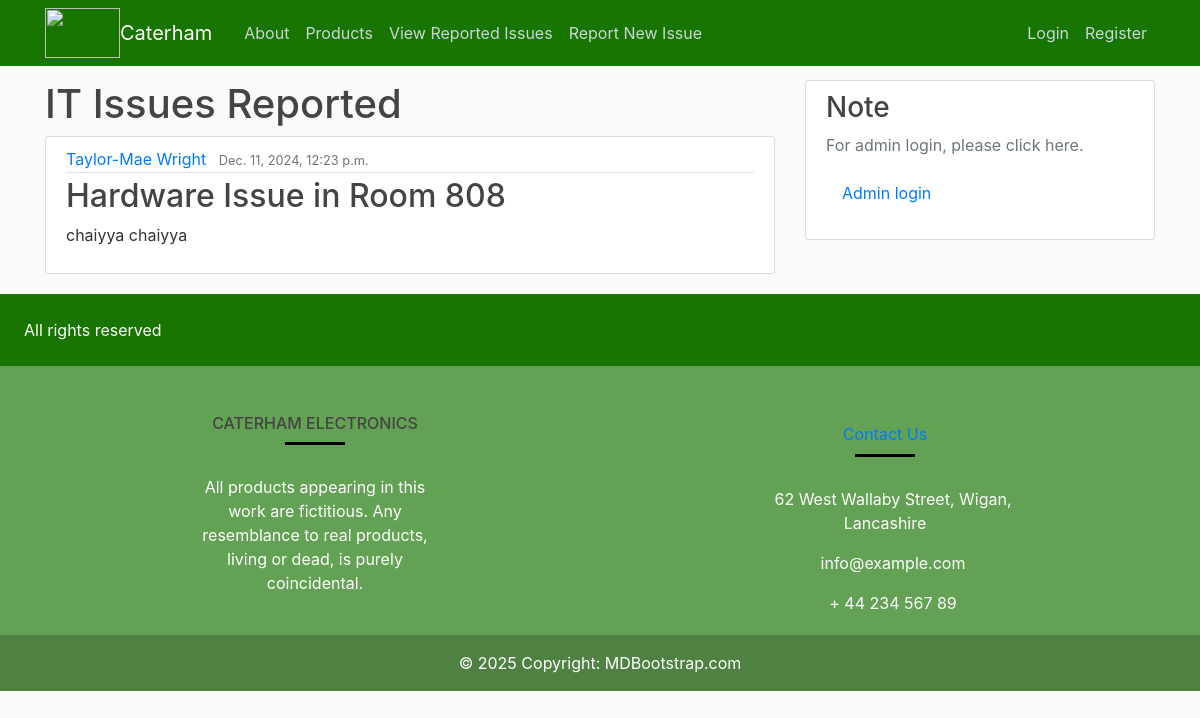
The page /issues/9 on the database its author committed.
### itreporting/models.py (models this page shows, shortened)
class Issue(models.Model):
    type = models.CharField(max_length=100, choices = [('Hardware', 'Hardware'), ('Software', 'Software')])
    room = models.CharField(max_length=100)
    urgent = models.BooleanField(default = False)
    details = models.TextField()
    date_submitted = models.DateTimeField(default=timezone.now)
    description = models.TextField()
    author = models.ForeignKey(User, related_name = 'issues', on_delete=models.CASCADE)

### users/models.py (models this page shows)
class Profile(models.Model):
    user = models.OneToOneField(User, on_delete=models.CASCADE)
    image = models.ImageField(default='default.png', upload_to='profile_pics')
    def __str__(self):
        return f'{self.user.first_name} {self.user.last_name}'

### itreporting/views.py (the view)
# urls.py: path('issues/<int:pk>', PostDetailView.as_view(), name = 'issue-detail'),
class PostDetailView(DetailView):
    model = Issue
    template_name = 'itreporting/issue_detail.html'

### templates/itreporting/issue_detail.html (shortened to what this page needs)
{% extends "itreporting/base.html" %}
{% block content %}
    <h1>IT Issues Reported</h1>
    <article class="media content-section">
        <div class="media-body">
            <div class="article-metadata">
                <a class="mr-2" href="#">{{ object.author.profile }}</a>
                <small class="text-muted">{{ object.date_submitted }}</small>
            </div>
            <h2 class="article-title">{{ object.type    }} Issue in Room {{object.room}}</h2>
            <p class="article-content">{{ object.details }}</p>
        </div>
    </article>
{% endblock %}

### static/css/styles.css (style rules this page uses)
body { background: #fafafa; color: #333333; margin-top: 5rem; }
h1, h2, h3, h4, h5, h6 { color: #444444; }
.content-section { background: #ffffff; padding: 10px 20px; border: 1px solid #dddddd; border-radius: 3px; margin-bottom: 20px; }
.article-title { color: #444444; }
.article-content { white-space: pre-line; }
.article-metadata { padding-bottom: 1px; margin-bottom: 4px; border-bottom: 1px solid #e3e3e3 }

### rows shown on the page
Issue: author.profile "Taylor-Mae Wright", date_submitted "Dec. 11, 2024, 12:23 p.m.", type "Hardware", room "808", details "chaiyya chaiyya"
